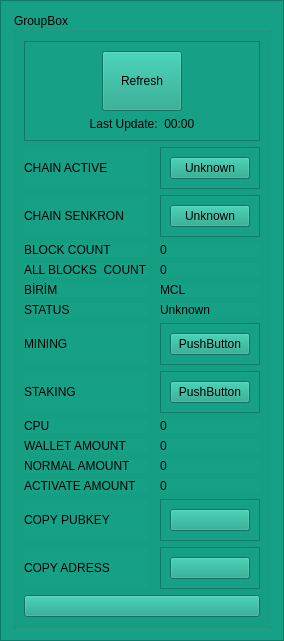
         <widget class="QFrame" name="frame_11">
          <property name="sizePolicy">
           <sizepolicy hsizetype="Maximum" vsizetype="Preferred">
            <horstretch>0</horstretch>
            <verstretch>0</verstretch>
           </sizepolicy>
          </property>
          <property name="styleSheet">
           <string notr="true">background-color: #16A085</string>
          </property>
          <property name="frameShape">
           <enum>QFrame::StyledPanel</enum>
          </property>
          <property name="frameShadow">
           <enum>QFrame::Raised</enum>
          </property>
          <layout class="QVBoxLayout" name="verticalLayout_3">
           <item>
            <widget class="QGroupBox" name="groupBox">
             <property name="title">
              <string>GroupBox</string>
             </property>
             <layout class="QGridLayout" name="gridLayout_2">
              <item row="4" column="0">
               <widget class="QLabel" name="label_50">
                <property name="text">
                 <string>ALL BLOCKS  COUNT</string>
                </property>
               </widget>
              </item>
              <item row="21" column="0">
               <widget class="QLabel" name="label_29">
                <property name="text">
                 <string>COPY PUBKEY</string>
                </property>
               </widget>
              </item>
              <item row="2" column="0">
               <widget class="QLabel" name="label_4">
                <property name="text">
                 <string>CHAIN SENKRON</string>
                </property>
               </widget>
              </item>
              <item row="1" column="0">
               <widget class="QLabel" name="label">
                <property name="text">
                 <string>CHAIN ACTIVE</string>
                </property>
               </widget>
              </item>
              <item row="6" column="2">
               <widget class="QLabel" name="label_11">
                <property name="text">
                 <string>Unknown</string>
                </property>
               </widget>
              </item>
              <item row="6" column="0">
               <widget class="QLabel" name="label_12">
                <property name="text">
                 <string>STATUS</string>
                </property>
               </widget>
              </item>
              <item row="7" column="0">
               <widget class="QLabel" name="label_25">
                <property name="text">
                 <string>MINING</string>
                </property>
               </widget>
              </item>
              <item row="9" column="0">
               <widget class="QLabel" name="label_26">
                <property name="text">
                 <string>STAKING</string>
                </property>
               </widget>
              </item>
              <item row="5" column="0">
               <widget class="QLabel" name="label_14">
                <property name="text">
                 <string>BİRİM</string>
                </property>
               </widget>
              </item>
              <item row="5" column="2">
               <widget class="QLabel" name="label_13">
                <property name="text">
                 <string>MCL</string>
                </property>
               </widget>
              </item>
              <item row="7" column="2">
               <widget class="QFrame" name="frame_18">
                <property name="frameShape">
                 <enum>QFrame::StyledPanel</enum>
                </property>
                <property name="frameShadow">
                 <enum>QFrame::Raised</enum>
                </property>
                <layout class="QHBoxLayout" name="horizontalLayout_12">
                 <item>
                  <widget class="QPushButton" name="pushButton_6">
                   <property name="text">
                    <string>PushButton</string>
                   </property>
                  </widget>
                 </item>
                </layout>
               </widget>
              </item>
              <item row="9" column="2">
               <widget class="QFrame" name="frame_19">
                <property name="frameShape">
                 <enum>QFrame::StyledPanel</enum>
                </property>
                <property name="frameShadow">
                 <enum>QFrame::Raised</enum>
                </property>
                <layout class="QHBoxLayout" name="horizontalLayout_13">
                 <item>
                  <widget class="QPushButton" name="pushButton_9">
                   <property name="text">
                    <string>PushButton</string>
                   </property>
                  </widget>
                 </item>
                </layout>
               </widget>
              </item>
              <item row="21" column="2">
               <widget class="QFrame" name="frame_17">
                <property name="frameShape">
                 <enum>QFrame::StyledPanel</enum>
                </property>
                <property name="frameShadow">
                 <enum>QFrame::Raised</enum>
                </property>
                <layout class="QVBoxLayout" name="verticalLayout_11">
                 <item>
                  <widget class="QPushButton" name="pushButton_14">
                   <property name="text">
                    <string/>
                   </property>
                  </widget>
                 </item>
                </layout>
               </widget>
              </item>
              <item row="22" column="2">
               <widget class="QFrame" name="frame_31">
                <property name="frameShape">
                 <enum>QFrame::StyledPanel</enum>
                </property>
                <property name="frameShadow">
                 <enum>QFrame::Raised</enum>
                </property>
                <layout class="QHBoxLayout" name="horizontalLayout_4">
                 <item>
                  <widget class="QPushButton" name="pushButton_7">
                   <property name="text">
                    <string/>
                   </property>
                  </widget>
                 </item>
                </layout>
               </widget>
              </item>
              <item row="22" column="0">
               <widget class="QLabel" name="label_9">
                <property name="text">
                 <string>COPY ADRESS</string>
                </property>
               </widget>
              </item>
              <item row="1" column="2">
               <widget class="QFrame" name="frame_30">
                <property name="frameShape">
                 <enum>QFrame::StyledPanel</enum>
                </property>
                <property name="frameShadow">
                 <enum>QFrame::Raised</enum>
                </property>
                <layout class="QHBoxLayout" name="horizontalLayout_20">
                 <item>
                  <widget class="QPushButton" name="pushButton_16">
                   <property name="text">
                    <string>Unknown</string>
                   </property>
                  </widget>
                 </item>
                </layout>
               </widget>
              </item>
              <item row="10" column="0">
               <widget class="QLabel" name="label_15">
                <property name="text">
                 <string>CPU</string>
                </property>
               </widget>
              </item>
              <item row="2" column="2">
               <widget class="QFrame" name="frame_5">
                <property name="frameShape">
                 <enum>QFrame::StyledPanel</enum>
                </property>
                <property name="frameShadow">
                 <enum>QFrame::Raised</enum>
                </property>
                <layout class="QHBoxLayout" name="horizontalLayout_3">
                 <item>
                  <widget class="QPushButton" name="pushButton_3">
                   <property name="text">
                    <string>Unknown</string>
                   </property>
                  </widget>
                 </item>
                </layout>
               </widget>
              </item>
              <item row="13" column="0">
               <widget class="QLabel" name="label_16">
                <property name="text">
                 <string>NORMAL AMOUNT</string>
                </property>
               </widget>
              </item>
              <item row="0" column="0" colspan="3" alignment="Qt::AlignVCenter">
               <widget class="QFrame" name="frame_6">
                <property name="frameShape">
                 <enum>QFrame::StyledPanel</enum>
                </property>
                <property name="frameShadow">
                 <enum>QFrame::Raised</enum>
                </property>
                <layout class="QVBoxLayout" name="verticalLayout_20">
                 <item alignment="Qt::AlignHCenter">
                  <widget class="QPushButton" name="pushButton_8">
                   <property name="sizePolicy">
                    <sizepolicy hsizetype="Minimum" vsizetype="Minimum">
                     <horstretch>0</horstretch>
                     <verstretch>0</verstretch>
                    </sizepolicy>
                   </property>
                   <property name="minimumSize">
                    <size>
                     <width>0</width>
                     <height>60</height>
                    </size>
                   </property>
                   <property name="maximumSize">
                    <size>
                     <width>180</width>
                     <height>60</height>
                    </size>
                   </property>
                   <property name="text">
                    <string>Refresh</string>
                   </property>
                  </widget>
                 </item>
                 <item>
                  <widget class="QLabel" name="label_57">
                   <property name="layoutDirection">
                    <enum>Qt::LeftToRight</enum>
                   </property>
                   <property name="text">
                    <string>Last Update:  00:00</string>
                   </property>
                   <property name="alignment">
                    <set>Qt::AlignCenter</set>
                   </property>
                  </widget>
                 </item>
                </layout>
               </widget>
              </item>
              <item row="23" column="0" colspan="3">
               <widget class="QPushButton" name="pushButton_28">
                <property name="text">
                 <string/>
                </property>
               </widget>
              </item>
              <item row="14" column="0">
               <widget class="QLabel" name="label_8">
                <property name="text">
                 <string>ACTIVATE AMOUNT</string>
                </property>
               </widget>
              </item>
              <item row="12" column="0">
               <widget class="QLabel" name="label_10">
                <property name="text">
                 <string>WALLET AMOUNT </string>
                </property>
               </widget>
              </item>
              <item row="10" column="2">
               <widget class="QLabel" name="label_5">
                <property name="text">
                 <string>0</string>
                </property>
               </widget>
              </item>
              <item row="3" column="0">
               <widget class="QLabel" name="label_3">
                <property name="text">
                 <string>BLOCK COUNT</string>
                </property>
               </widget>
              </item>
              <item row="3" column="2">
               <widget class="QLabel" name="label_6">
                <property name="text">
                 <string>0</string>
                </property>
               </widget>
              </item>
              <item row="4" column="2">
               <widget class="QLabel" name="label_52">
                <property name="text">
                 <string>0</string>
                </property>
               </widget>
              </item>
              <item row="12" column="2">
               <widget class="QLabel" name="label_45">
                <property name="text">
                 <string>0</string>
                </property>
               </widget>
              </item>
              <item row="13" column="2">
               <widget class="QLabel" name="label_58">
                <property name="text">
                 <string>0</string>
                </property>
               </widget>
              </item>
              <item row="14" column="2">
               <widget class="QLabel" name="label_59">
                <property name="text">
                 <string>0</string>
                </property>
               </widget>
              </item>
             </layout>
            </widget>
           </item>
          </layout>
         </widget>
